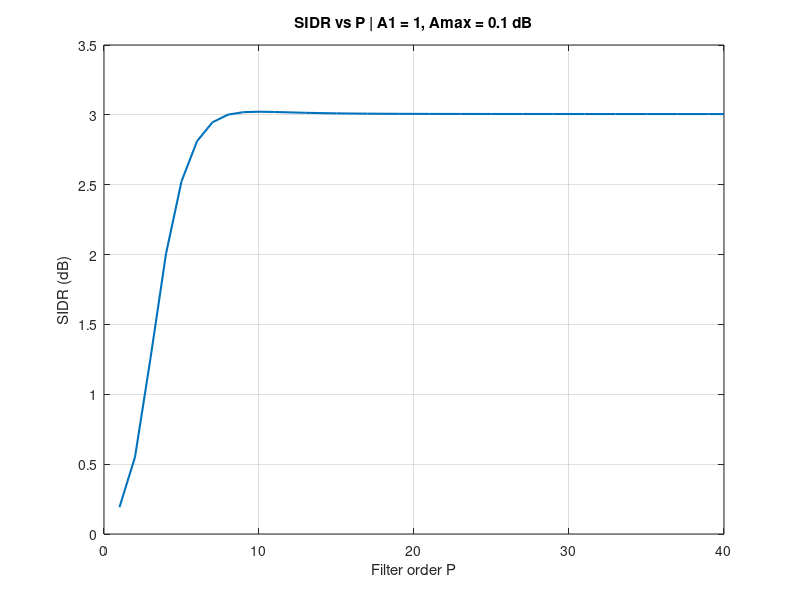
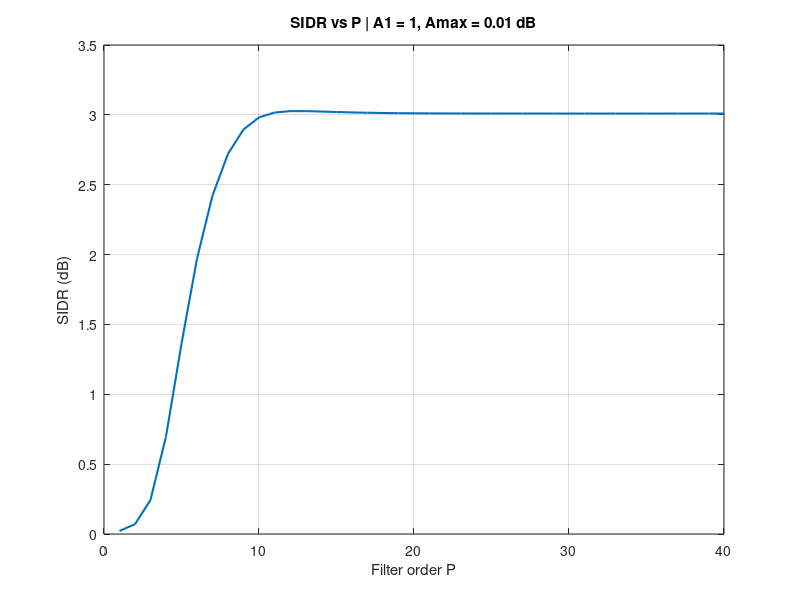
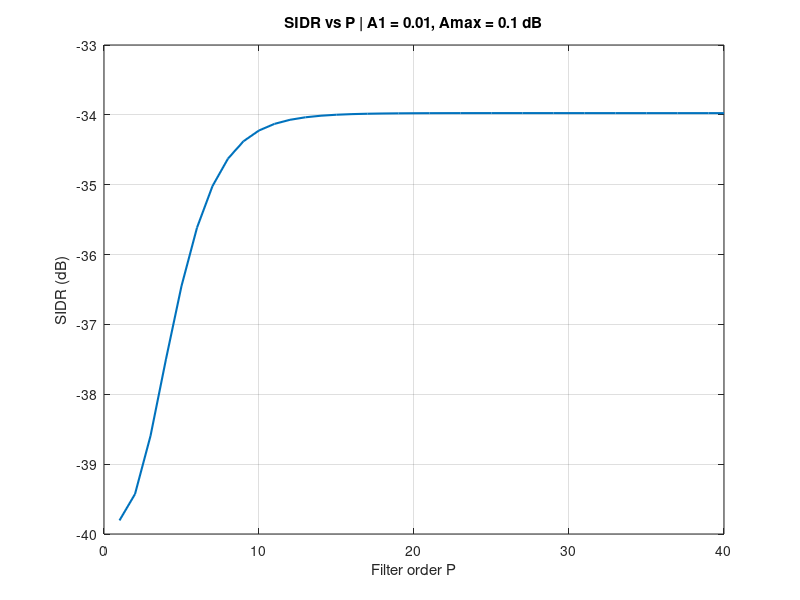
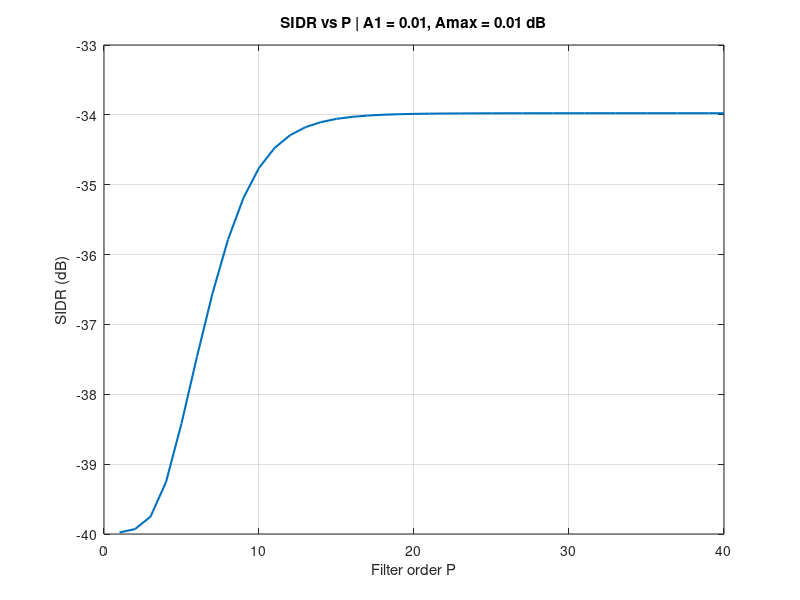

Recreate these plots in MATLAB, in order.
clear; clc; close all;

%% =========================
% Parameters
% =========================
fs = 40e6;                 
T = 1/fs;
N = 8192;                 
n = 0:N-1;
t = n*T;

fc1 = 10e6;               % Desired center frequency
fc2 = 30.5e6;             % Undesired center frequency
Delta = 1/8;              

k_vals = -5:5;

A2 = 1;

P_vals = 1:40;            % Filter orders

A1_vals = [1, 0.01];
Amax_vals = [0.1, 0.01];  % dB

%% =========================
% Generate analog signals
% =========================

xa1 = zeros(1,N);
xa2 = zeros(1,N);

for k = k_vals
    f1k = fc1 + fc1 * k * Delta;
    f2k = fc2 + fc1 * k * Delta;

    xa1 = xa1 + sin(2*pi*f1k*t);
    xa2 = xa2 + sin(2*pi*f2k*t);
end

%% =========================
% Frequency axis for FFT
% =========================
w = 2*pi*(0:N-1)/N;          % digital frequency
omega = w * fs;              % analog frequency (rad/s)

wc = 0.8125 * pi * fs;       % cutoff frequency

%% =========================
% Main SIDR computation
% =========================

for A1 = A1_vals
for Amax = Amax_vals

    epsilon = sqrt(10^(Amax/10) - 1);

    SIDR = zeros(size(P_vals));

    for idx = 1:length(P_vals)
        P = P_vals(idx);

        % Full signal
        x = A1*xa1 + A2*xa2;

        % FFT
        X = fft(x);

        % Butterworth magnitude response
        H = 1 ./ sqrt(1 + epsilon^2 * (omega./wc).^(2*P));

        % Apply filter
        Xf = X .* H;

        % Back to time domain
        xf = real(ifft(Xf));

        % Desired signal (reference)
        x0 = A1 * xa1;

        % SIDR
        SIDR(idx) = 10*log10( sum(x0.^2) / sum((xf - x0).^2) );
    end

    %% Plot SIDR
    figure;
    plot(P_vals, SIDR, 'LineWidth', 1.5);
    grid on;
    xlabel('Filter order P');
    ylabel('SIDR (dB)');
    title(['SIDR vs P | A1 = ', num2str(A1), ...
           ', Amax = ', num2str(Amax), ' dB']);

end
end

%% =========================
% Example: Spectrum + Filter
% =========================

P = 20;              % Choose representative order
A1 = 1;
Amax = 0.1;

epsilon = sqrt(10^(Amax/10) - 1);

x = A1*xa1 + A2*xa2;

X = fft(x);

H = 1 ./ sqrt(1 + epsilon^2 * (omega./wc).^(2*P));

Xf = X .* H;
xf = real(ifft(Xf));

%% Apply Blackman-Harris window
wBH = blackmanharris(N)';
Xw = fft(xf .* wBH);
A_dB = 20*log10(abs(Xw)/max(abs(Xw)));

%% Frequency axis (normalized)
w_norm = w/pi;

%% Plot spectrum
figure;
plot(w_norm, A_dB, 'LineWidth', 1);
grid on;
xlim([0 1]);
ylim([-150 0]);
xlabel('Normalized frequency (\omegaT/\pi)');
ylabel('Magnitude (dB)');
title(['Spectrum after filtering (P = ', num2str(P), ')']);

%% Plot filter response
figure;
plot(w_norm, 20*log10(abs(H)/max(abs(H))), 'LineWidth', 1);
grid on;
xlabel('Normalized frequency (\omegaT/\pi)');
ylabel('Magnitude (dB)');
title(['Butterworth Filter Response (P = ', num2str(P), ')']);
